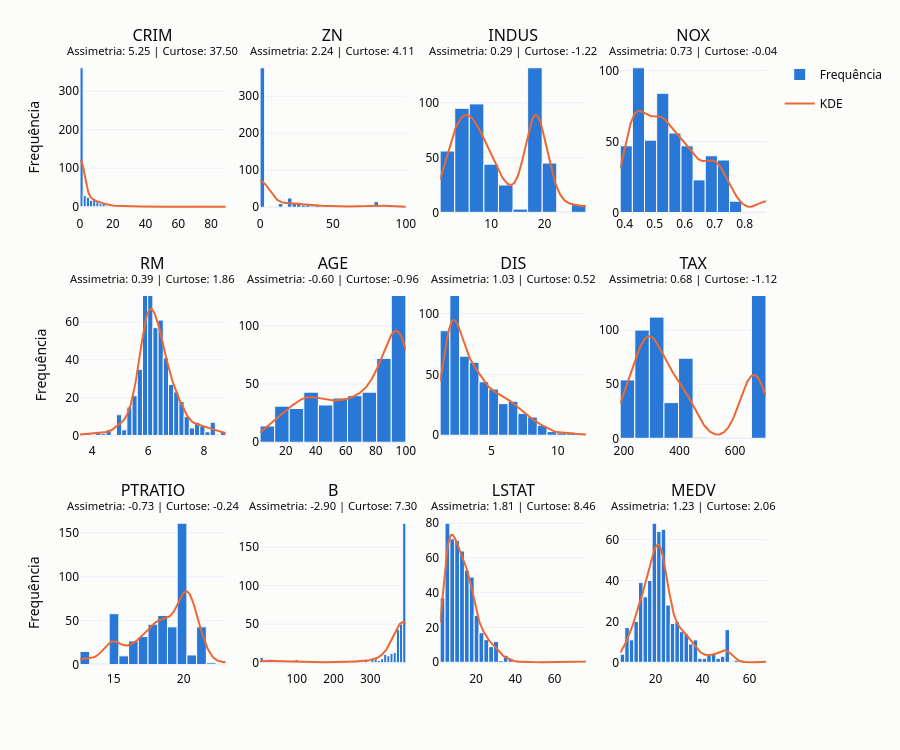

Notebook cell for this chart:
### Markdown cell above
## **Parte 2: Análise univariada**

### Code cell
variaveis_hist = ['CRIM', 'ZN', 'INDUS', 'NOX', 'RM', 'AGE', 'DIS', 'TAX',
       'PTRATIO', 'B', 'LSTAT', 'MEDV']

gerar_subplot_hist(
    variaveis=variaveis_hist,
    size=(15, 10),
    name='hist_variaveis_sem_tranformacoes'
)

### Figure 1 — Plotly figure (JSON) as saved in the notebook; plotly's stock layout.template omitted (floating-point values rounded to 4 significant figures; data arrays with more than 128 entries replaced by an {"elided": "..."} marker saying what was removed)
{"data": [{"hovertemplate": "CRIM: %{x}<br>Frequência: %{y}<extra></extra>", "legendgroup": "Frequência", "marker": {"color": "#2a78d6", "line": {"color": "#fcfcfb", "width": 1}}, "name": "Frequência", "showlegend": true, "type": "histogram", "x": {"elided": "511 float values"}, "xaxis": "x", "xbins": {"end": 88.98, "size": 1.934, "start": 0.00632}, "yaxis": "y"}, {"hovertemplate": "KDE<br>CRIM = %{x:.3f}<br>frequência esperada = %{y:.1f}<extra></extra>", "legendgroup": "KDE", "line": {"color": "#eb6834", "width": 2}, "mode": "lines", "name": "KDE", "showlegend": true, "type": "scatter", "x": {"elided": "200 float values"}, "xaxis": "x", "y": {"elided": "200 float values"}, "yaxis": "y"}, {"hovertemplate": "ZN: %{x}<br>Frequência: %{y}<extra></extra>", "legendgroup": "Frequência", "marker": {"color": "#2a78d6", "line": {"color": "#fcfcfb", "width": 1}}, "name": "Frequência", "showlegend": false, "type": "histogram", "x": {"elided": "511 float values"}, "xaxis": "x2", "xbins": {"end": 100.0, "size": 3.125, "start": 0.0}, "yaxis": "y2"}, {"hovertemplate": "KDE<br>ZN = %{x:.3f}<br>frequência esperada = %{y:.1f}<extra></extra>", "legendgroup": "KDE", "line": {"color": "#eb6834", "width": 2}, "mode": "lines", "name": "KDE", "showlegend": false, "type": "scatter", "x": {"elided": "200 float values"}, "xaxis": "x2", "y": {"elided": "200 float values"}, "yaxis": "y2"}, {"hovertemplate": "INDUS: %{x}<br>Frequência: %{y}<extra></extra>", "legendgroup": "Frequência", "marker": {"color": "#2a78d6", "line": {"color": "#fcfcfb", "width": 1}}, "name": "Frequência", "showlegend": false, "type": "histogram", "x": {"elided": "511 float values"}, "xaxis": "x3", "xbins": {"end": 27.74, "size": 2.728, "start": 0.46}, "yaxis": "y3"}, {"hovertemplate": "KDE<br>INDUS = %{x:.3f}<br>frequência esperada = %{y:.1f}<extra></extra>", "legendgroup": "KDE", "line": {"color": "#eb6834", "width": 2}, "mode": "lines", "name": "KDE", "showlegend": false, "type": "scatter", "x": {"elided": "200 float values"}, "xaxis": "x3", "y": {"elided": "200 float values"}, "yaxis": "y3"}, {"hovertemplate": "NOX: %{x}<br>Frequência: %{y}<extra></extra>", "legendgroup": "Frequência", "marker": {"color": "#2a78d6", "line": {"color": "#fcfcfb", "width": 1}}, "name": "Frequência", "showlegend": false, "type": "histogram", "x": {"elided": "511 float values"}, "xaxis": "x4", "xbins": {"end": 0.871, "size": 0.0405, "start": 0.385}, "yaxis": "y4"}, {"hovertemplate": "KDE<br>NOX = %{x:.3f}<br>frequência esperada = %{y:.1f}<extra></extra>", "legendgroup": "KDE", "line": {"color": "#eb6834", "width": 2}, "mode": "lines", "name": "KDE", "showlegend": false, "type": "scatter", "x": {"elided": "200 float values"}, "xaxis": "x4", "y": {"elided": "200 float values"}, "yaxis": "y4"}, {"hovertemplate": "RM: %{x}<br>Frequência: %{y}<extra></extra>", "legendgroup": "Frequência", "marker": {"color": "#2a78d6", "line": {"color": "#fcfcfb", "width": 1}}, "name": "Frequência", "showlegend": false, "type": "histogram", "x": {"elided": "506 float values"}, "xaxis": "x5", "xbins": {"end": 8.78, "size": 0.1864, "start": 3.561}, "yaxis": "y5"}, {"hovertemplate": "KDE<br>RM = %{x:.3f}<br>frequência esperada = %{y:.1f}<extra></extra>", "legendgroup": "KDE", "line": {"color": "#eb6834", "width": 2}, "mode": "lines", "name": "KDE", "showlegend": false, "type": "scatter", "x": {"elided": "200 float values"}, "xaxis": "x5", "y": {"elided": "200 float values"}, "yaxis": "y5"}, {"hovertemplate": "AGE: %{x}<br>Frequência: %{y}<extra></extra>", "legendgroup": "Frequência", "marker": {"color": "#2a78d6", "line": {"color": "#fcfcfb", "width": 1}}, "name": "Frequência", "showlegend": false, "type": "histogram", "x": {"elided": "511 float values"}, "xaxis": "x6", "xbins": {"end": 100.0, "size": 9.71, "start": 2.9}, "yaxis": "y6"}, {"hovertemplate": "KDE<br>AGE = %{x:.3f}<br>frequência esperada = %{y:.1f}<extra></extra>", "legendgroup": "KDE", "line": {"color": "#eb6834", "width": 2}, "mode": "lines", "name": "KDE", "showlegend": false, "type": "scatter", "x": {"elided": "200 float values"}, "xaxis": "x6", "y": {"elided": "200 float values"}, "yaxis": "y6"}, {"hovertemplate": "DIS: %{x}<br>Frequência: %{y}<extra></extra>", "legendgroup": "Frequência", "marker": {"color": "#2a78d6", "line": {"color": "#fcfcfb", "width": 1}}, "name": "Frequência", "showlegend": false, "type": "histogram", "x": {"elided": "511 float values"}, "xaxis": "x7", "xbins": {"end": 12.13, "size": 0.7331, "start": 1.13}, "yaxis": "y7"}, {"hovertemplate": "KDE<br>DIS = %{x:.3f}<br>frequência esperada = %{y:.1f}<extra></extra>", "legendgroup": "KDE", "line": {"color": "#eb6834", "width": 2}, "mode": "lines", "name": "KDE", "showlegend": false, "type": "scatter", "x": {"elided": "200 float values"}, "xaxis": "x7", "y": {"elided": "200 float values"}, "yaxis": "y7"}, {"hovertemplate": "TAX: %{x}<br>Frequência: %{y}<extra></extra>", "legendgroup": "Frequência", "marker": {"color": "#2a78d6", "line": {"color": "#fcfcfb", "width": 1}}, "name": "Frequência", "showlegend": false, "type": "histogram", "x": {"elided": "511 int values"}, "xaxis": "x8", "xbins": {"end": 711.0, "size": 52.4, "start": 187.0}, "yaxis": "y8"}, {"hovertemplate": "KDE<br>TAX = %{x:.3f}<br>frequência esperada = %{y:.1f}<extra></extra>", "legendgroup": "KDE", "line": {"color": "#eb6834", "width": 2}, "mode": "lines", "name": "KDE", "showlegend": false, "type": "scatter", "x": {"elided": "200 float values"}, "xaxis": "x8", "y": {"elided": "200 float values"}, "yaxis": "y8"}, {"hovertemplate": "PTRATIO: %{x}<br>Frequência: %{y}<extra></extra>", "legendgroup": "Frequência", "marker": {"color": "#2a78d6", "line": {"color": "#fcfcfb", "width": 1}}, "name": "Frequência", "showlegend": false, "type": "histogram", "x": {"elided": "511 float values"}, "xaxis": "x9", "xbins": {"end": 23.0, "size": 0.6933, "start": 12.6}, "yaxis": "y9"}, {"hovertemplate": "KDE<br>PTRATIO = %{x:.3f}<br>frequência esperada = %{y:.1f}<extra></extra>", "legendgroup": "KDE", "line": {"color": "#eb6834", "width": 2}, "mode": "lines", "name": "KDE", "showlegend": false, "type": "scatter", "x": {"elided": "200 float values"}, "xaxis": "x9", "y": {"elided": "200 float values"}, "yaxis": "y9"}, {"hovertemplate": "B: %{x}<br>Frequência: %{y}<extra></extra>", "legendgroup": "Frequência", "marker": {"color": "#2a78d6", "line": {"color": "#fcfcfb", "width": 1}}, "name": "Frequência", "showlegend": false, "type": "histogram", "x": {"elided": "511 float values"}, "xaxis": "x10", "xbins": {"end": 396.9, "size": 8.621, "start": 0.32}, "yaxis": "y10"}, {"hovertemplate": "KDE<br>B = %{x:.3f}<br>frequência esperada = %{y:.1f}<extra></extra>", "legendgroup": "KDE", "line": {"color": "#eb6834", "width": 2}, "mode": "lines", "name": "KDE", "showlegend": false, "type": "scatter", "x": {"elided": "200 float values"}, "xaxis": "x10", "y": {"elided": "200 float values"}, "yaxis": "y10"}, {"hovertemplate": "LSTAT: %{x}<br>Frequência: %{y}<extra></extra>", "legendgroup": "Frequência", "marker": {"color": "#2a78d6", "line": {"color": "#fcfcfb", "width": 1}}, "name": "Frequência", "showlegend": false, "type": "histogram", "x": {"elided": "511 float values"}, "xaxis": "x11", "xbins": {"end": 76.0, "size": 2.476, "start": 1.73}, "yaxis": "y11"}, {"hovertemplate": "KDE<br>LSTAT = %{x:.3f}<br>frequência esperada = %{y:.1f}<extra></extra>", "legendgroup": "KDE", "line": {"color": "#eb6834", "width": 2}, "mode": "lines", "name": "KDE", "showlegend": false, "type": "scatter", "x": {"elided": "200 float values"}, "xaxis": "x11", "y": {"elided": "200 float values"}, "yaxis": "y11"}, {"hovertemplate": "MEDV: %{x}<br>Frequência: %{y}<extra></extra>", "legendgroup": "Frequência", "marker": {"color": "#2a78d6", "line": {"color": "#fcfcfb", "width": 1}}, "name": "Frequência", "showlegend": false, "type": "histogram", "x": {"elided": "511 float values"}, "xaxis": "x12", "xbins": {"end": 67.0, "size": 1.938, "start": 5.0}, "yaxis": "y12"}, {"hovertemplate": "KDE<br>MEDV = %{x:.3f}<br>frequência esperada = %{y:.1f}<extra></extra>", "legendgroup": "KDE", "line": {"color": "#eb6834", "width": 2}, "mode": "lines", "name": "KDE", "showlegend": false, "type": "scatter", "x": {"elided": "200 float values"}, "xaxis": "x12", "y": {"elided": "200 float values"}, "yaxis": "y12"}], "layout": {"annotations": [{"font": {"size": 16}, "showarrow": false, "text": "CRIM<br><sup>Assimetria: 5.25 | Curtose: 37.50</sup>", "x": 0.1062, "xanchor": "center", "xref": "paper", "y": 1.0, "yanchor": "bottom", "yref": "paper"}, {"font": {"size": 16}, "showarrow": false, "text": "ZN<br><sup>Assimetria: 2.24 | Curtose: 4.11</sup>", "x": 0.3688, "xanchor": "center", "xref": "paper", "y": 1.0, "yanchor": "bottom", "yref": "paper"}, {"font": {"size": 16}, "showarrow": false, "text": "INDUS<br><sup>Assimetria: 0.29 | Curtose: -1.22</sup>", "x": 0.6313, "xanchor": "center", "xref": "paper", "y": 1.0, "yanchor": "bottom", "yref": "paper"}, {"font": {"size": 16}, "showarrow": false, "text": "NOX<br><sup>Assimetria: 0.73 | Curtose: -0.04</sup>", "x": 0.8938, "xanchor": "center", "xref": "paper", "y": 1.0, "yanchor": "bottom", "yref": "paper"}, {"font": {"size": 16}, "showarrow": false, "text": "RM<br><sup>Assimetria: 0.39 | Curtose: 1.86</sup>", "x": 0.1062, "xanchor": "center", "xref": "paper", "y": 0.6267, "yanchor": "bottom", "yref": "paper"}, {"font": {"size": 16}, "showarrow": false, "text": "AGE<br><sup>Assimetria: -0.60 | Curtose: -0.96</sup>", "x": 0.3688, "xanchor": "center", "xref": "paper", "y": 0.6267, "yanchor": "bottom", "yref": "paper"}, {"font": {"size": 16}, "showarrow": false, "text": "DIS<br><sup>Assimetria: 1.03 | Curtose: 0.52</sup>", "x": 0.6313, "xanchor": "center", "xref": "paper", "y": 0.6267, "yanchor": "bottom", "yref": "paper"}, {"font": {"size": 16}, "showarrow": false, "text": "TAX<br><sup>Assimetria: 0.68 | Curtose: -1.12</sup>", "x": 0.8938, "xanchor": "center", "xref": "paper", "y": 0.6267, "yanchor": "bottom", "yref": "paper"}, {"font": {"size": 16}, "showarrow": false, "text": "PTRATIO<br><sup>Assimetria: -0.73 | Curtose: -0.24</sup>", "x": 0.1062, "xanchor": "center", "xref": "paper", "y": 0.2533, "yanchor": "bottom", "yref": "paper"}, {"font": {"size": 16}, "showarrow": false, "text": "B<br><sup>Assimetria: -2.90 | Curtose: 7.30</sup>", "x": 0.3688, "xanchor": "center", "xref": "paper", "y": 0.2533, "yanchor": "bottom", "yref": "paper"}, {"font": {"size": 16}, "showarrow": false, "text": "LSTAT<br><sup>Assimetria: 1.81 | Curtose: 8.46</sup>", "x": 0.6313, "xanchor": "center", "xref": "paper", "y": 0.2533, "yanchor": "bottom", "yref": "paper"}, {"font": {"size": 16}, "showarrow": false, "text": "MEDV<br><sup>Assimetria: 1.23 | Curtose: 2.06</sup>", "x": 0.8938, "xanchor": "center", "xref": "paper", "y": 0.2533, "yanchor": "bottom", "yref": "paper"}], "height": 750, "margin": {"t": 60}, "title": {}, "xaxis": {"anchor": "y", "domain": [0.0, 0.2125]}, "xaxis10": {"anchor": "y10", "domain": [0.2625, 0.475]}, "xaxis11": {"anchor": "y11", "domain": [0.525, 0.7375]}, "xaxis12": {"anchor": "y12", "domain": [0.7875, 1.0]}, "xaxis2": {"anchor": "y2", "domain": [0.2625, 0.475]}, "xaxis3": {"anchor": "y3", "domain": [0.525, 0.7375]}, "xaxis4": {"anchor": "y4", "domain": [0.7875, 1.0]}, "xaxis5": {"anchor": "y5", "domain": [0.0, 0.2125]}, "xaxis6": {"anchor": "y6", "domain": [0.2625, 0.475]}, "xaxis7": {"anchor": "y7", "domain": [0.525, 0.7375]}, "xaxis8": {"anchor": "y8", "domain": [0.7875, 1.0]}, "xaxis9": {"anchor": "y9", "domain": [0.0, 0.2125]}, "yaxis": {"anchor": "x", "domain": [0.7467, 1.0], "title": {"text": "Frequência"}}, "yaxis10": {"anchor": "x10", "domain": [0.0, 0.2533]}, "yaxis11": {"anchor": "x11", "domain": [0.0, 0.2533]}, "yaxis12": {"anchor": "x12", "domain": [0.0, 0.2533]}, "yaxis2": {"anchor": "x2", "domain": [0.7467, 1.0]}, "yaxis3": {"anchor": "x3", "domain": [0.7467, 1.0]}, "yaxis4": {"anchor": "x4", "domain": [0.7467, 1.0]}, "yaxis5": {"anchor": "x5", "domain": [0.3733, 0.6267], "title": {"text": "Frequência"}}, "yaxis6": {"anchor": "x6", "domain": [0.3733, 0.6267]}, "yaxis7": {"anchor": "x7", "domain": [0.3733, 0.6267]}, "yaxis8": {"anchor": "x8", "domain": [0.3733, 0.6267]}, "yaxis9": {"anchor": "x9", "domain": [0.0, 0.2533], "title": {"text": "Frequência"}}}}
